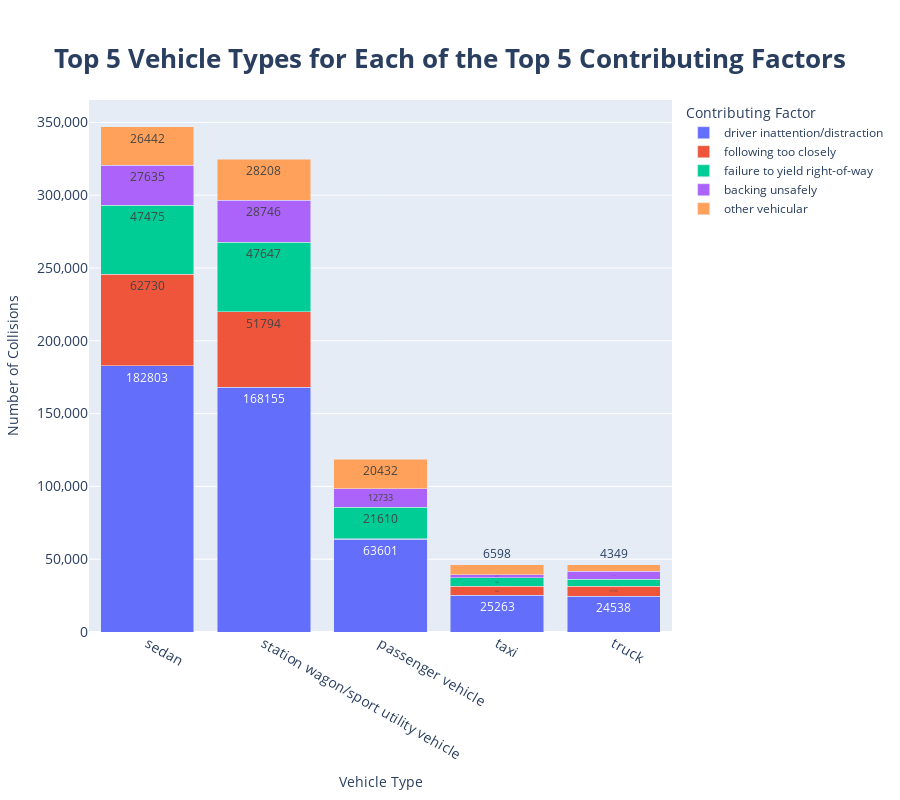

The cell this chart's notebook holds for it:
### Markdown cell above
How does the contrinuting factors distributed among different types of vehicles?

### Code cell
# Combinining contributing factors into one column and vehicle types into one column 
contributing_vehicles = ['contributing_factor_vehicle_1', 'contributing_factor_vehicle_2', 'contributing_factor_vehicle_3', 'contributing_factor_vehicle_4', 'contributing_factor_vehicle_5']
vehicle_columns = ['vehicle_1_type', 'vehicle_2_type', 'vehicle_3_type', 'vehicle_4_type', 'vehicle_5_type']

# Filtering out only our top 5 factors and vehicle types
vehicle_filter = ['sedan', 'station wagon/sport utility vehicle', 'passenger vehicle', 'truck', 'taxi']
factor_filter = ['following too closely', 'other vehicular', 'driver inattention/distraction', 'backing unsafely', 'failure to yield right-of-way']

# Melting both series 
contributing_factors = df[contributing_vehicles].melt(value_name='contributing_factor_combined')
vehicle_types = df[vehicle_columns].melt(value_name='vehicle_type')

# Combining both series into dataframe 
combined_data = pd.concat([contributing_factors, vehicle_types], axis=1)
# Lower strings to have our filters working 
combined_data['vehicle_type'] = combined_data['vehicle_type'].str.lower()
combined_data['contributing_factor_combined'] = combined_data['contributing_factor_combined'].str.lower()


# Filtering the dataset
filtered_data = combined_data[
    (combined_data['vehicle_type'].isin(vehicle_filter)) &
    (combined_data['contributing_factor_combined'].isin(factor_filter))
]

# Grouping by contributing factor and vehicle type
graph_data = filtered_data.groupby(['contributing_factor_combined', 'vehicle_type']).size().reset_index(name='count').sort_values(by='count', ascending=False)

# Creating the stacked bar chart
fig = px.bar(
    graph_data,
    x='vehicle_type',
    y='count',
    color='contributing_factor_combined',
    title='Top 5 Vehicle Types for Each of the Top 5 Contributing Factors',
    labels={'count': 'Number of Collisions', 'contributing_factor_combined': 'Contributing Factor'},
    text='count',
    height=600
)

# Updating layout of the graph
fig.update_layout(
    barmode='stack',
    title = {
        'text':'<b>Top 5 Vehicle Types for Each of the Top 5 Contributing Factors</b>',
        'font':{
            'size': 26
        },
        'x':0.5,
        'xanchor': 'center',
        'yanchor': 'top'
    },
      xaxis_title='Vehicle Type',
    yaxis_title='Number of Collisions',
    legend_title = 'Contributing Factor',
    xaxis_tickfont_size = 14,
    yaxis_tickfont_size = 14,
    yaxis_tickformat = ',',
    height = 800)

fig.show()

### Figure 1 — Plotly figure (JSON) as saved in the notebook; plotly's stock layout.template omitted (floating-point values rounded to 4 significant figures)
{"data": [{"alignmentgroup": "True", "hovertemplate": "Contributing Factor=driver inattention/distraction<br>vehicle_type=%{x}<br>Number of Collisions=%{text}<extra></extra>", "legendgroup": "driver inattention/distraction", "marker": {"color": "#636efa", "pattern": {"shape": ""}}, "name": "driver inattention/distraction", "offsetgroup": "driver inattention/distraction", "orientation": "v", "showlegend": true, "text": [182803, 168155, 63601, 25263, 24538], "textposition": "auto", "type": "bar", "x": ["sedan", "station wagon/sport utility vehicle", "passenger vehicle", "taxi", "truck"], "xaxis": "x", "y": [182803, 168155, 63601, 25263, 24538], "yaxis": "y"}, {"alignmentgroup": "True", "hovertemplate": "Contributing Factor=following too closely<br>vehicle_type=%{x}<br>Number of Collisions=%{text}<extra></extra>", "legendgroup": "following too closely", "marker": {"color": "#EF553B", "pattern": {"shape": ""}}, "name": "following too closely", "offsetgroup": "following too closely", "orientation": "v", "showlegend": true, "text": [62730, 51794, 6793, 6030, 332], "textposition": "auto", "type": "bar", "x": ["sedan", "station wagon/sport utility vehicle", "truck", "taxi", "passenger vehicle"], "xaxis": "x", "y": [62730, 51794, 6793, 6030, 332], "yaxis": "y"}, {"alignmentgroup": "True", "hovertemplate": "Contributing Factor=failure to yield right-of-way<br>vehicle_type=%{x}<br>Number of Collisions=%{text}<extra></extra>", "legendgroup": "failure to yield right-of-way", "marker": {"color": "#00cc96", "pattern": {"shape": ""}}, "name": "failure to yield right-of-way", "offsetgroup": "failure to yield right-of-way", "orientation": "v", "showlegend": true, "text": [47647, 47475, 21610, 5981, 4962], "textposition": "auto", "type": "bar", "x": ["station wagon/sport utility vehicle", "sedan", "passenger vehicle", "taxi", "truck"], "xaxis": "x", "y": [47647, 47475, 21610, 5981, 4962], "yaxis": "y"}, {"alignmentgroup": "True", "hovertemplate": "Contributing Factor=backing unsafely<br>vehicle_type=%{x}<br>Number of Collisions=%{text}<extra></extra>", "legendgroup": "backing unsafely", "marker": {"color": "#ab63fa", "pattern": {"shape": ""}}, "name": "backing unsafely", "offsetgroup": "backing unsafely", "orientation": "v", "showlegend": true, "text": [28746, 27635, 12733, 5449, 2177], "textposition": "auto", "type": "bar", "x": ["station wagon/sport utility vehicle", "sedan", "passenger vehicle", "truck", "taxi"], "xaxis": "x", "y": [28746, 27635, 12733, 5449, 2177], "yaxis": "y"}, {"alignmentgroup": "True", "hovertemplate": "Contributing Factor=other vehicular<br>vehicle_type=%{x}<br>Number of Collisions=%{text}<extra></extra>", "legendgroup": "other vehicular", "marker": {"color": "#FFA15A", "pattern": {"shape": ""}}, "name": "other vehicular", "offsetgroup": "other vehicular", "orientation": "v", "showlegend": true, "text": [28208, 26442, 20432, 6598, 4349], "textposition": "auto", "type": "bar", "x": ["station wagon/sport utility vehicle", "sedan", "passenger vehicle", "taxi", "truck"], "xaxis": "x", "y": [28208, 26442, 20432, 6598, 4349], "yaxis": "y"}], "layout": {"barmode": "stack", "height": 800, "legend": {"title": {"text": "Contributing Factor"}, "tracegroupgap": 0}, "title": {"font": {"size": 26}, "text": "<b>Top 5 Vehicle Types for Each of the Top 5 Contributing Factors</b>", "x": 0.5, "xanchor": "center", "yanchor": "top"}, "xaxis": {"anchor": "y", "domain": [0, 1], "tickfont": {"size": 14}, "title": {"text": "Vehicle Type"}}, "yaxis": {"anchor": "x", "domain": [0, 1], "tickfont": {"size": 14}, "tickformat": ",", "title": {"text": "Number of Collisions"}}}}
